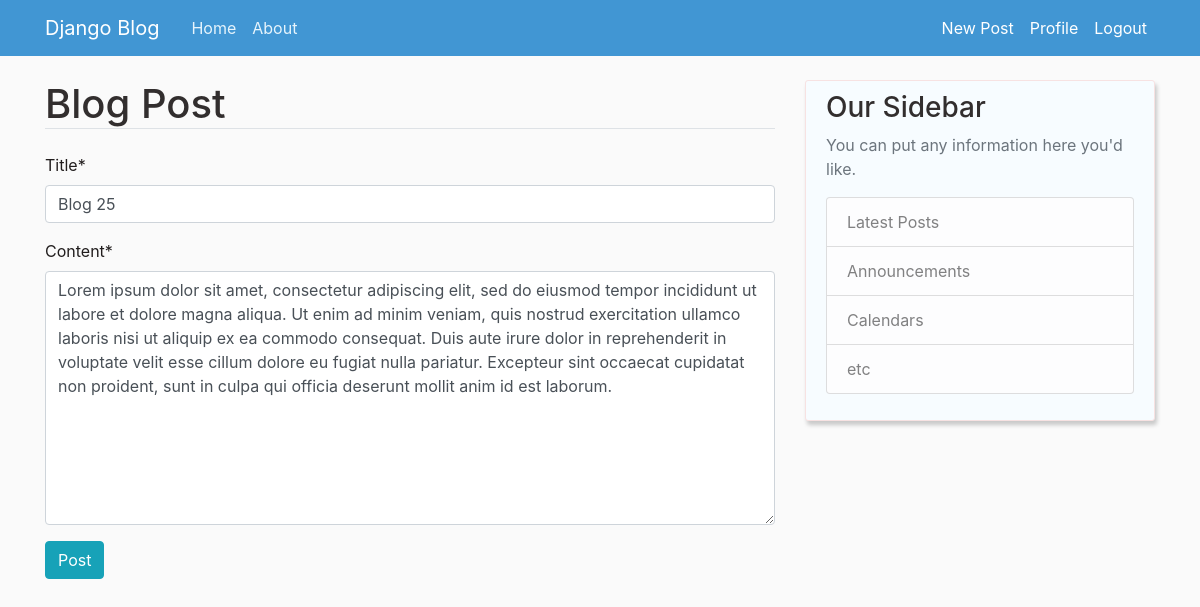
/post/27/update (signed in), run on the app's committed database.
### blog/models.py (models this page shows, shortened)
class Post(models.Model):
    title=models.CharField(max_length=100)
    content=models.TextField()
    date_posted=models.DateTimeField(default=timezone.now)
    author=models.ForeignKey(User,on_delete=models.CASCADE)

### blog/views.py (the view, shortened to what this page needs)
# urls.py: path('post/<int:pk>/update',PostUpdateView.as_view(),name='post-update'),
class PostUpdateView(LoginRequiredMixin,UserPassesTestMixin,UpdateView):
    model=Post
    fields=['title','content']
    success_url='/'
    def test_func(self):
        post=self.get_object()
        if self.request.user==post.author:
            return True
        return False

### blog/templates/blog/post_form.html
{% extends "blog/base.html" %}
{% load crispy_forms_tags %}
{% block content %}
<div>
  <h1 class="border-bottom mb-4">Blog Post</h1>
  <form class="form-group" method="POST">
    {% csrf_token %} {{ form|crispy }}
    <button class="btn btn-info" type="submit">Post</button>
  </form>
</div>
{% endblock content %}

### blog/static/blog/main.css (style rules this page uses)
body { background: #fafafa; color: #211d1d; margin-top: 5rem; }
h1, h2, h3, h4, h5, h6 { color: #322e2e; }

### data on the page
Post: title "Blog 25", content "Lorem ipsum dolor sit amet, consectetur adipiscing elit, sed do eiusmod tempor incididunt ut labore et dolore magna aliqua. Ut enim ad minim veniam, quis nostrud exercitation ullamco laboris nisi ut aliquip ex ea commodo consequat. Duis aute irure dolor in reprehenderit in voluptate velit esse cillum dolore eu fugiat nulla pariatur. Excepteur sint occaecat cupidatat non proident, sunt in culpa qui officia deserunt mollit anim id est laborum."
